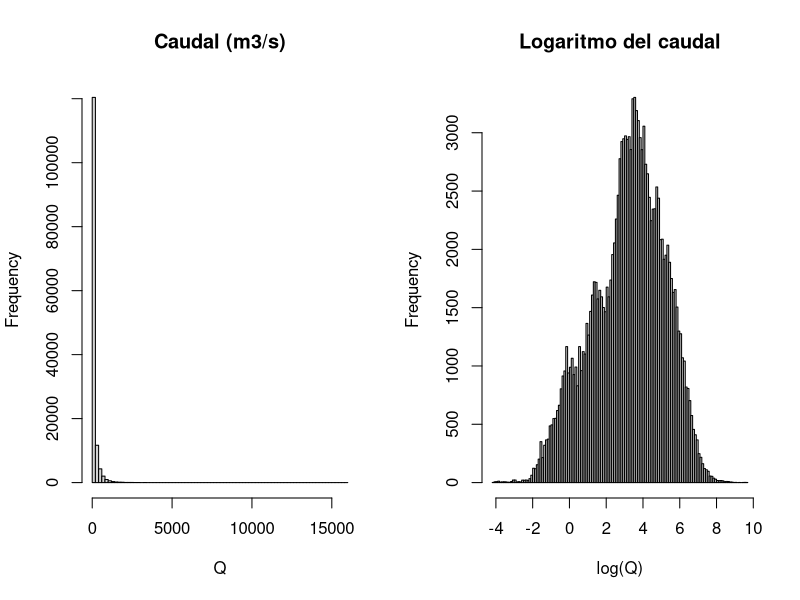

This chart was generated by the following R code:
# Proyecto Tópicos Aplicados - Caso 01: caudal del día siguiente (CAMELS-CL)
#
# Para correrlo: guardar este script en la misma carpeta que los 4 csv
# (caudal_m3s.csv, precipitacion_mm.csv, temperatura_media_c.csv, atributos.csv)
# y en RStudio ir a Session -> Set Working Directory -> To Source File Location.


# REVISIÓN DE LOS DATOS #

caudal <- read.csv("caudal_m3s.csv", check.names = FALSE)

head(caudal)        # cuántas filas y columnas tiene
caudal[1:5, 1:6]       # las primeras 5 filas y 6 columnas
str(caudal[, 1:6])     # qué tipo de dato es cada columna
sum(is.na(caudal))     # cuántos datos faltantes detecta R

caudal$fecha <- as.Date(caudal$fecha)

range(caudal$fecha)          # primera y última fecha
table(diff(caudal$fecha))    # días entre una fila y la siguiente

faltantes <- colSums(is.na(caudal[, -1]))
sort(faltantes, decreasing = TRUE)

# revisaremos el río con más faltantes
anio <- format(caudal$fecha, "%Y")
tapply(is.na(caudal[["10102001"]]), anio, sum) #se concentra mayormente en 2016
tapply(is.na(caudal[["7116001"]]), anio, sum) #se concentra mayormente en 2014

# aquí no podemos simplemente imputar: si rellenaramos datos, por ejemplo con
# una línea recta entre el día anterior y el siguiente, después nuestro
# modelo sería optimista, y el resultado se vería mejor de lo q es.

# un segundo detalle, es que los datos faltante de Liquiñe (10102001), son del 2016
# que sería dentro de la prueba final, por lo que este río tendrá menos días
#para evaluarse y el resultado será más incierto x lo tanto hay que reportar junto
# al error de cada río, cuántos días se evaluaron.

# finalmente, los días sin caudal no se rellenan, solo no entrarán en la evaluación
# ni para el modelo ni para persistencia y luego en el informe tendremos que
# reportar cuántos días se evaluaron por río.

precipitacion <- read.csv("precipitacion_mm.csv", check.names = FALSE)
temperatura   <- read.csv("temperatura_media_c.csv", check.names = FALSE)

dim(precipitacion)
dim(caudal)
dim(temperatura)
sum(is.na(precipitacion))
sum(is.na(temperatura))

names(caudal)[2:6]
names(precipitacion)[2:6]

#efectivamente tienen el mismo tamaño que la tabla caudal. No les faltan datos.
# Notamos que los nombres de las tablas no están ordenados de la misma manera,
# por lo que no podemos simplemente pegar por posición.


# UNA FILA POR RÍO Y DÍA #

cuencas <- names(caudal)[-1]

caudal_largo <- data.frame(
  cuenca = rep(cuencas, each = nrow(caudal)),
  fecha  = rep(caudal$fecha, times = length(cuencas)),
  Q      = unlist(caudal[, -1], use.names = FALSE)
)

dim(caudal_largo) #186300 filas: combinaciones de rio y día (30x6210)
head(caudal_largo)
caudal[1, "9127001"]
subset(caudal_largo, cuenca == "9127001" & fecha == as.Date("2000-01-01"))

# hacemos lo equivalente para precipitaciones (código hecho a mano acá :) )
precipitacion$fecha <- as.Date(precipitacion$fecha)
cuencas_p <- names(precipitacion)[-1]

precipitacion_largo <- data.frame(
  cuenca = rep(cuencas_p, each = nrow(precipitacion)),
  fecha  = rep(precipitacion$fecha, times = length(cuencas_p)),
  P      = unlist(precipitacion[, -1], use.names = FALSE)
)

# lo mismo con temperatura
temperatura$fecha <- as.Date(temperatura$fecha)
cuencas_t <- names(temperatura)[-1]
temperatura_largo <- data.frame(
  cuenca = rep(cuencas_t, each = nrow(temperatura)),
  fecha  = rep(temperatura$fecha, times = length(cuencas_t)),
  Temp   = unlist(temperatura[, -1], use.names = FALSE)
)

# unimos las tres tablas
datos <- merge(caudal_largo, precipitacion_largo, by = c("cuenca", "fecha"))
datos <- merge(datos, temperatura_largo, by = c("cuenca", "fecha"))

# solo para probar que haya salido bien
dim(datos)
subset(datos, cuenca == "8130002" & fecha == as.Date("2000-01-02"))
precipitacion[2, "8130002"]

# CAUDAL IGUAL A CERO: al pasar a logaritmo (más abajo) notamos un problema
# cuando Q == 0, pues log(0) se indetermina (-Inf).
subset(datos, Q == 0)
# vemos que es un único caso donde Q==0: Toltén (9437002) el 2003-01-01, un río
# que lleva cientos de m3/s, así que es casi seguro un error de registro.
# tenemos 2 opciones: marcarlo como NA, o usar log(Q+epsilon).
# Lo marcamos como NA (dato faltante), coherente con no inventar caudales.
# Se corrige aquí, ANTES de crear Q_manana y Q_ayer, para que el 0 no se copie
# a esas columnas.
datos$Q[which(datos$Q == 0)] <- NA


# LO QUE QUEREMOS PREDECIR: EL CAUDAL DE MAÑANA #

# Ahora, a cada fila le agregamos el caudal del día siguiente del mismo
# río. Primero ordenamos por río, y dentro de cada río por fecha. Así,
# cada fila tendrá abajo el "mañana"

datos <- datos[order(datos$cuenca, datos$fecha), ]
rownames(datos) <- NULL

datos$Q_manana <- c(datos$Q[-1], NA) # todo corrido una posición hacia arriba,
# con un NA final para que tenga el mismo largo.

# código para visualizar que hay un error: "mañana" solo vale si la
# fila siguiente es del mismo río. Si el río cambia se pone NA
datos[6209:6212, c("cuenca", "fecha", "Q", "Q_manana")]
datos[12419:12422, c("cuenca", "fecha", "Q", "Q_manana")]

# Arreglamos el problema:
ultimo_dia <- c(datos$cuenca[-1] != datos$cuenca[-nrow(datos)], TRUE)
datos$Q_manana[ultimo_dia] <- NA

# volvamos a mirar los datos que estaban mal
datos[6209:6212, c("cuenca", "fecha", "Q", "Q_manana")]
datos[12419:12422, c("cuenca", "fecha", "Q", "Q_manana")]
sum(ultimo_dia) # debe dar 30: el último día de cada uno de los 30 ríos
# ahora sí está todo bien


# AHORA, ORDENAREMOS LAS PISTAS #

# 1. El caudal de ayer: con el de hoy, indica si el río viene subiendo o bajando.
# Para "mañana" corrimos la columna hacia arriba y el problema estaba en el último día de cada río.
# Para "ayer" hay que correrla hacia abajo, y el problema estará en el primer día de cada río,
# el 2000-01-01, que no tiene ayer.

datos$Q_ayer <- c(NA, datos$Q[-nrow(datos)])
primer_dia <- c(TRUE, datos$cuenca[-1] != datos$cuenca[-nrow(datos)])
datos$Q_ayer[primer_dia] <- NA

# 2. La lluvia acumulada: la lluvia de un solo día no basta para entender un río.
# las ventanas de varios días miden cosas distintas.
# Lluvia de hoy y de ayer: la respuesta rápida, porque un río chico sube el mismo día.
# Últimos 3 o 7 días: el temporal completo.
# Últimos 30 días: qué tan mojado está el suelo. La misma lluvia produce más caudal
# si el suelo ya está saturado.

# no usamos la lluvia de mañana ;) pq sería info futura
suma_ultimos <- function(x, n) {
  resultado <- rep(NA, length(x))
  for (i in n:length(x)) {
    resultado[i] <- sum(x[(i - n + 1):i])
  }
  resultado
}

# creamos lluvia a los 7 días
datos$lluvia_7d <- suma_ultimos(datos$P, 7)
datos$lluvia_7d[datos$fecha < as.Date("2000-01-01") + 6] <- NA # los primeros 6 días de cada río no tienen 7 días hacia atrás

# comprobación a mano: las dos líneas deben dar lo mismo
subset(datos$lluvia_7d, datos$cuenca == "8130002" & datos$fecha == as.Date("2000-06-10"))
sum(subset(datos, cuenca == "8130002" & fecha >= as.Date("2000-06-04") & fecha <= as.Date("2000-06-10"))$P)

# ahora, lluvia 3 días y 30 días
datos$lluvia_3d <- suma_ultimos(datos$P, 3)
datos$lluvia_3d[datos$fecha < as.Date("2000-01-01") + 2] <- NA

datos$lluvia_30d <- suma_ultimos(datos$P, 30)
datos$lluvia_30d[datos$fecha < as.Date("2000-01-01") + 29] <- NA

# ahora usamos la lluvia de ayer
datos$P_ayer <- c(NA, datos$P[-nrow(datos)])
datos$P_ayer[primer_dia] <- NA

datos$temp_7d <- suma_ultimos(datos$Temp, 7) / 7 # temp media de los ultimos 7 días
datos$temp_7d[datos$fecha < as.Date("2000-01-01") + 6] <- NA

datos$mes <- factor(as.integer(format(datos$fecha, "%m")))


# AHORA VEREMOS LA VARA A SUPERAR: PERSISTENCIA #
# veremos cuánto se equivoca persistencia ("mañana igual que hoy")
datos$usable <- !is.na(datos$Q) & !is.na(datos$Q_manana) # marca los días que existe el caudal de hoy y mañana (los únicos en los que se puede medir el error de persistencia)

desarrollo <- subset(datos, usable & fecha <= as.Date("2012-12-30")) # el corte es 30-12 porque la respuesta del 31 de dic es el 1 de enero 2013 que pertenece a la prueba final

desarrollo$error_pers <- desarrollo$Q - desarrollo$Q_manana #predicción - valor real
mae_pers <- tapply(abs(desarrollo$error_pers), desarrollo$cuenca, mean)
sort(mae_pers)

# Que el Maule tenga un MAE de 110 y el Yerba Loca uno de 0,08 dice sobre todo
# cuánta agua lleva cada río, no qué tan bien funciona persistencia en él.

# Para comparar ríos hay que mirar el error en relación con el tamaño de cada uno.

media_Q <- tapply(desarrollo$Q, desarrollo$cuenca, mean)
mae_relativo <- mae_pers / media_Q
sort(mae_relativo)

# en los ríos en que la persistencia se equivoca menos es en el 10111001 con 0.0331,
# y en el que se equivoca más es en el 7116001 con 0.3784

# ahora, veremos qué atributos tienen esos ríos
atributos <- read.csv("atributos.csv", check.names = FALSE)

orden <- sort(mae_relativo)
extremos <- names(c(head(orden, 3), tail(orden, 3)))

atributos[atributos$gauge_id %in% extremos, c("gauge_id", "gauge_name", "area", "big_dam")]

# podemos ver que los tres donde más se equivoca son los que tienen un
# área considerablemente menor. En los que menos se equivoca es en aquellos
# que tienen un área considerablemente mayor.

# Tiene sentido físico:

#Río chico: cuando llueve, el agua llega rápido al cauce y el río puede duplicarse de un día a otro.
# "Mañana igual que hoy" falla mucho.
#Río grande: el agua recorre una cuenca enorme y llega de a poco, así que el caudal cambia lento y
# persistencia acierta casi siempre.

# Donde un modelo con lluvia tiene más espacio para mejorar es en los ríos chicos
# de lluvia, sin lagos ni embalses


# PREPARAMOS EL MODELO #

# comparamos con y sin logaritmo: hay mucha asimetría, dominarán los ríos que llevan
# más agua, y la proporción de cambio si son dos ríos con muy distinto caudal,
# será distinto. Al ponerlo en logaritmo se suaviza un poco.
par(mfrow = c(1, 2))
hist(desarrollo$Q, breaks = 100, main = "Caudal (m3/s)", xlab = "Q")
hist(log(desarrollo$Q), breaks = 100, main = "Logaritmo del caudal", xlab = "log(Q)")
par(mfrow = c(1, 1))

# trabajaremos en logaritmo
datos$log_Q         <- log(datos$Q)
datos$cambio_hoy    <- log(datos$Q) - log(datos$Q_ayer)
datos$cambio_manana <- log(datos$Q_manana) - log(datos$Q)

summary(datos$log_Q)          # ya no aparece -Inf: el caudal 0 se corrigió arriba
summary(datos$cambio_manana)


# SEPARAMOS ENTRENAMIENTO Y PRUEBA #
# el modelo necesita Q_ayer para calcular cambio_hoy, así que para comparar
# modelo y persistencia en los mismos días agregamos esa condición a usable
datos$usable <- !is.na(datos$Q) & !is.na(datos$Q_manana) & !is.na(datos$Q_ayer)

entrenamiento <- subset(datos, usable & fecha <= as.Date("2011-12-30"))
prueba        <- subset(datos, usable & fecha >= as.Date("2012-01-01") &
                          fecha <= as.Date("2012-12-30"))

# error de persistencia en el año de prueba (2012)
prueba$pred_pers <- prueba$Q
mae_pers_2012 <- tapply(abs(prueba$pred_pers - prueba$Q_manana), prueba$cuenca, mean)


# PRIMER MODELO: solo con comportamiento del río, solo con dos pistas:
# si el rio viene subiendo o bajando y cuánta agua lleva hoy.
m1 <- lm(cambio_manana ~ cambio_hoy + log_Q, data = entrenamiento)
summary(m1)

# interpretación: Si hoy el río subió un 10 % el modelo predice que mañana suba otro 1,4 %
# Por cada unidad, el cambio predicho para mañana es 0,7 puntos porcentuales menor.
# cuanto más agua lleva un río hoy, más tiende a bajar mañana: los ríos crecidos vuelven a su nivel.
# Ojo: el efecto se mide respecto de hoy, no del promedio.

# LE GANA A LA PERSISTENCIA EN 2012?
prueba$pred_m1 <- prueba$Q * exp(predict(m1, newdata = prueba)) # deshacemos el log: Q mañana = Q hoy * e^cambio
mae_m1 <- tapply(abs(prueba$pred_m1 - prueba$Q_manana), prueba$cuenca, mean)

mejora <- 1 - mae_m1 / mae_pers_2012
sort(round(mejora, 3))
median(mejora)
sum(mejora > 0)
# la mediana de la mejora es -0.0023, y en 14 de los 30 ríos el modelo le gana a la persistencia.

# SEGUNDO MODELO: QUE CADA RÍO TENGA SU COMPORTAMIENTO
m2 <- lm(cambio_manana ~ cambio_hoy + log_Q + cuenca + cuenca:log_Q, data = entrenamiento)
prueba$pred_m2 <- prueba$Q * exp(predict(m2, newdata = prueba))
mae_m2 <- tapply(abs(prueba$pred_m2 - prueba$Q_manana), prueba$cuenca, mean)

mejora2 <- 1 - mae_m2 / mae_pers_2012
sort(round(mejora2, 3))
median(mejora2)
sum(mejora2 > 0)
length(coef(m2)) # 61 = intercepto + cambio_hoy + log_Q + 29 cuencas + 29 interacciones (un río queda de referencia)

# El avance: de empatar con persistencia pasamos a una mejora del 3 %, y el modelo gana en 21 de 30 ríos

# TERCER MODELO: AGREGAR LLUVIA:
m3 <- lm(cambio_manana ~ cambio_hoy + log_Q + cuenca + cuenca:log_Q +
           log1p(P) + log1p(P_ayer) + log1p(lluvia_3d) + log1p(lluvia_7d) + log1p(lluvia_30d),
         data = entrenamiento)

prueba$pred_m3 <- prueba$Q * exp(predict(m3, newdata = prueba))
mae_m3 <- tapply(abs(prueba$pred_m3 - prueba$Q_manana), prueba$cuenca, mean)
mejora_m3 <- 1 - mae_m3 / mae_pers_2012

median(mejora_m3)
sum(mejora_m3 > 0)
#COMENTARIO DE PRUEBA
